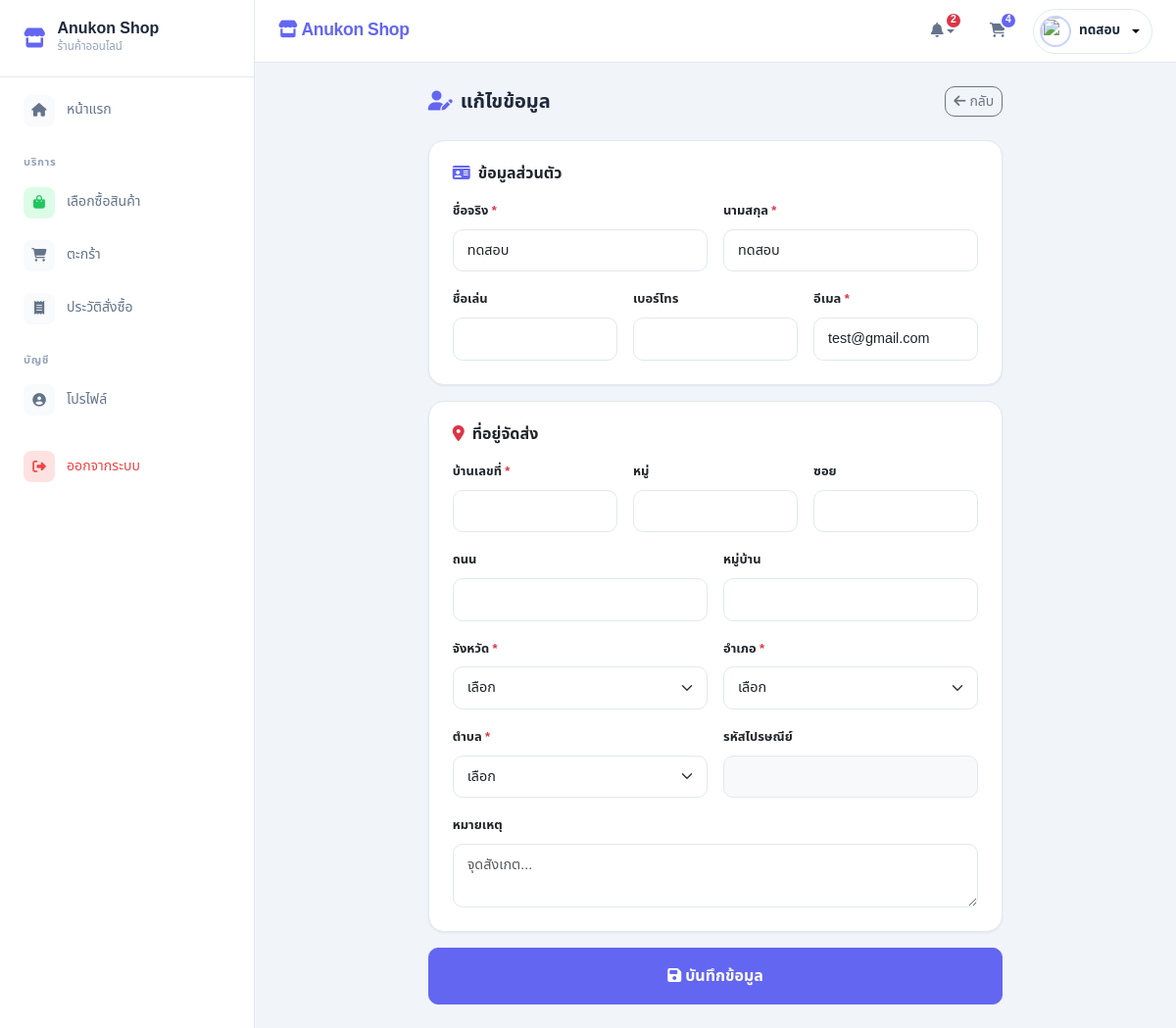
Page /views/edit_profile.php (signed in) on the committed database.
### tables this page shows
CREATE TABLE `users` (
  `user_id` int NOT NULL,
  `username` varchar(50) NOT NULL,
  `password` varchar(255) NOT NULL,
  `first_name` varchar(100) DEFAULT NULL,
  `last_name` varchar(100) DEFAULT NULL,
  `nick_name` varchar(50) DEFAULT NULL,
  `phone_no` varchar(20) DEFAULT NULL,
  `email` varchar(100) DEFAULT NULL,
  `address_id` int DEFAULT NULL,
  `user_status` tinyint DEFAULT '1' COMMENT '1=Active, 0=Inactive',
  `role` enum('admin','staff','customer') DEFAULT 'customer',
  `profile` varchar(255) DEFAULT NULL,
  `created_at` timestamp NOT NULL DEFAULT CURRENT_TIMESTAMP,
  `updated_at` timestamp NOT NULL DEFAULT CURRENT_TIMESTAMP ON UPDATE CURRENT_TIMESTAMP
);

### views/edit_profile.php (the view, shortened to what this page needs)
<?php
include_once '../includes/header.php';
$user_id = $_SESSION['user_id'];
$sql = "SELECT u.*, a.*, s.sub_dist_name, s.zip_code, s.sub_dist_id as current_sub_dist,
               d.dist_id as current_dist, d.dist_name,
               p.prov_id as current_prov, p.prov_name
        FROM users u
        LEFT JOIN addresses a ON u.address_id = a.address_id
        LEFT JOIN subdistricts s ON a.sub_dist_id = s.sub_dist_id
        LEFT JOIN districts d ON s.dist_id = d.dist_id
        LEFT JOIN provinces p ON d.prov_id = p.prov_id
        WHERE u.user_id = ?";
$stmt = $conn->prepare($sql);
$stmt->bind_param("i", $user_id);
$stmt->execute();
$user = $stmt->get_result()->fetch_assoc();
?>
<main class="page-content fade-up">
    <div class="row justify-content-center">
        <div class="col-lg-8">
            <div class="d-flex justify-content-between align-items-center mb-4">
                <h5 class="fw-bold mb-0"><i class="fa-solid fa-user-pen text-primary me-2"></i>แก้ไขข้อมูล</h5>
                <a href="profile.php" class="btn btn-outline-secondary btn-sm"><i class="fa-solid fa-arrow-left me-1"></i>กลับ</a>
            </div>
            <form id="editProfileForm">
                <div class="card p-4 mb-3">
                    <h6 class="fw-bold mb-3"><i class="fa-solid fa-id-card text-primary me-2"></i>ข้อมูลส่วนตัว</h6>
                    <div class="row g-3">
                        <div class="col-md-6">
                            <label class="form-label fw-bold small">ชื่อจริง <span class="text-danger">*</span></label>
                            <input type="text" class="form-control" name="first_name" value="<?php echo htmlspecialchars($user['first_name'] ?? ''); ?>" required>
                        </div>
                        <div class="col-md-6">
                            <label class="form-label fw-bold small">นามสกุล <span class="text-danger">*</span></label>
                            <input type="text" class="form-control" name="last_name" value="<?php echo htmlspecialchars($user['last_name'] ?? ''); ?>" required>
                        </div>
                        <div class="col-md-4">
                            <label class="form-label fw-bold small">ชื่อเล่น</label>
                            <input type="text" class="form-control" name="nick_name" value="<?php echo htmlspecialchars($user['nick_name'] ?? ''); ?>">
                        </div>
                        <div class="col-md-4">
                            <label class="form-label fw-bold small">เบอร์โทร</label>
                            <input type="text" class="form-control" name="phone_no" value="<?php echo htmlspecialchars($user['phone_no'] ?? ''); ?>">
                        </div>
                        <div class="col-md-4">
                            <label class="form-label fw-bold small">อีเมล <span class="text-danger">*</span></label>
                            <input type="email" class="form-control" name="email" value="<?php echo htmlspecialchars($user['email'] ?? ''); ?>" required>
                        </div>
                    </div>
                </div>
                <div class="card p-4 mb-3">
                    <h6 class="fw-bold mb-3"><i class="fa-solid fa-location-dot text-danger me-2"></i>ที่อยู่จัดส่ง</h6>
                    <div class="row g-3">
                        <div class="col-4">
                            <label class="form-label fw-bold small">บ้านเลขที่ <span class="text-danger">*</span></label>
                            <input type="text" class="form-control" name="home_no" value="<?php echo htmlspecialchars($user['home_no'] ?? ''); ?>" required>
                        </div>
                        <div class="col-4">
                            <label class="form-label fw-bold small">หมู่</label>
                            <input type="text" class="form-control" name="moo" value="<?php echo htmlspecialchars($user['moo'] ?? ''); ?>">
                        </div>
                        <div class="col-4">
                            <label class="form-label fw-bold small">ซอย</label>
                            <input type="text" class="form-control" name="soi" value="<?php echo htmlspecialchars($user['soi'] ?? ''); ?>">
                        </div>
                        <div class="col-md-6">
                            <label class="form-label fw-bold small">ถนน</label>
                            <input type="text" class="form-control" name="road" value="<?php echo htmlspecialchars($user['road'] ?? ''); ?>">
                        </div>
                        <div class="col-md-6">
                            <label class="form-label fw-bold small">หมู่บ้าน</label>
                            <input type="text" class="form-control" name="village" value="<?php echo htmlspecialchars($user['village'] ?? ''); ?>">
                        </div>
                        <div class="col-md-6">
                            <label class="form-label fw-bold small">จังหวัด <span class="text-danger">*</span></label>
                            <select class="form-select" id="province" name="prov_id" required><option value="">เลือก</option></select>
                        </div>
                        <div class="col-md-6">
                            <label class="form-label fw-bold small">อำเภอ <span class="text-danger">*</span></label>
                            <select class="form-select" id="district" name="dist_id" required><option value="">เลือก</option></select>
                        </div>
                        <div class="col-md-6">
                            <label class="form-label fw-bold small">ตำบล <span class="text-danger">*</span></label>
                            <select class="form-select" id="subdistrict" name="sub_dist_id" required><option value="">เลือก</option></select>
                        </div>
                        <div class="col-md-6">
                            <label class="form-label fw-bold small">รหัสไปรษณีย์</label>
                            <input type="text" class="form-control bg-light" id="zipcode" readonly>
                        </div>
                        <div class="col-12">
                            <label class="form-label fw-bold small">หมายเหตุ</label>
                            <textarea class="form-control" name="remark" rows="2" placeholder="จุดสังเกต..."><?php echo htmlspecialchars($user['remark'] ?? ''); ?></textarea>
                        </div>
                    </div>
                </div>
                <button type="submit" class="btn btn-primary w-100 py-3 fw-bold">
                    <i class="fa-solid fa-floppy-disk me-1"></i>บันทึกข้อมูล
                </button>
            </form>
        </div>
    </div>
</main>
<?php include_once '../includes/footer.php'; ?>

### includes/header.php (style rules this page uses)
:root { --primary: #6366f1; --primary-hover: #4f46e5; --primary-light: #eef2ff; --primary-soft: #c7d2fe; --surface: #ffffff; --surface-alt: #f8fafc; --bg: #f1f5f9; --text: #1e293b; --text-muted: #94a3b8; --text-secondary: #64748b; --border: #e2e8f0; --success: #22c55e; --success-soft: #dcfce7; --danger: #ef4444; --danger-soft: #fee2e2; --warning: #f59e0b; --warning-soft: #fef3c7; --info: #3b82f6; --info-soft: #dbeafe; --radius: 16px; --radius-sm: 10px; --radius-xs: 6px; --shadow: 0 1px 3px rgba(0, 0, 0, 0.04), 0 1px 2px rgba(0, 0, 0, 0.03); --shadow-md: 0 4px 6px -1px rgba(0, 0, 0, 0.05), 0 2px 4px -2px rgba(0, 0, 0, 0.03); --shadow-lg: 0 10px 15px -3px rgba(0, 0, 0, 0.05), 0 4px 6px -4px rgba(0, 0, 0, 0.03); --transition: all 0.2s ease; }
* { box-sizing: border-box; }
body { font-family: 'Noto Sans Thai', sans-serif; background-color: var(--bg); margin: 0; padding: 0; overflow-x: hidden; color: var(--text); font-size: 0.925rem; line-height: 1.6; }
.text-primary { color: var(--primary) !important; }
.btn-primary { background-color: var(--primary) !important; border-color: var(--primary) !important; border-radius: var(--radius-sm) !important; font-weight: 500; transition: var(--transition); }
.btn { border-radius: var(--radius-sm) !important; font-weight: 500; transition: var(--transition); }
.card { border: 1px solid var(--border); border-radius: var(--radius) !important; box-shadow: var(--shadow); background: var(--surface); transition: var(--transition); }
.form-control, .form-select { border-radius: var(--radius-sm) !important; border: 1px solid var(--border); padding: 10px 14px; font-size: 0.9rem; transition: var(--transition); }
.page-content { flex: 1; padding: 24px; }
.fade-up { animation: fadeUp 0.35s ease-out; }

### rows in the picture
users: first_name "ทดสอบ", last_name "ทดสอบ", email "test@gmail.com"

### other values in the picture
$noti_count "2"
$cart_count "4"
$_SESSION['full_name'] "ทดสอบ"
